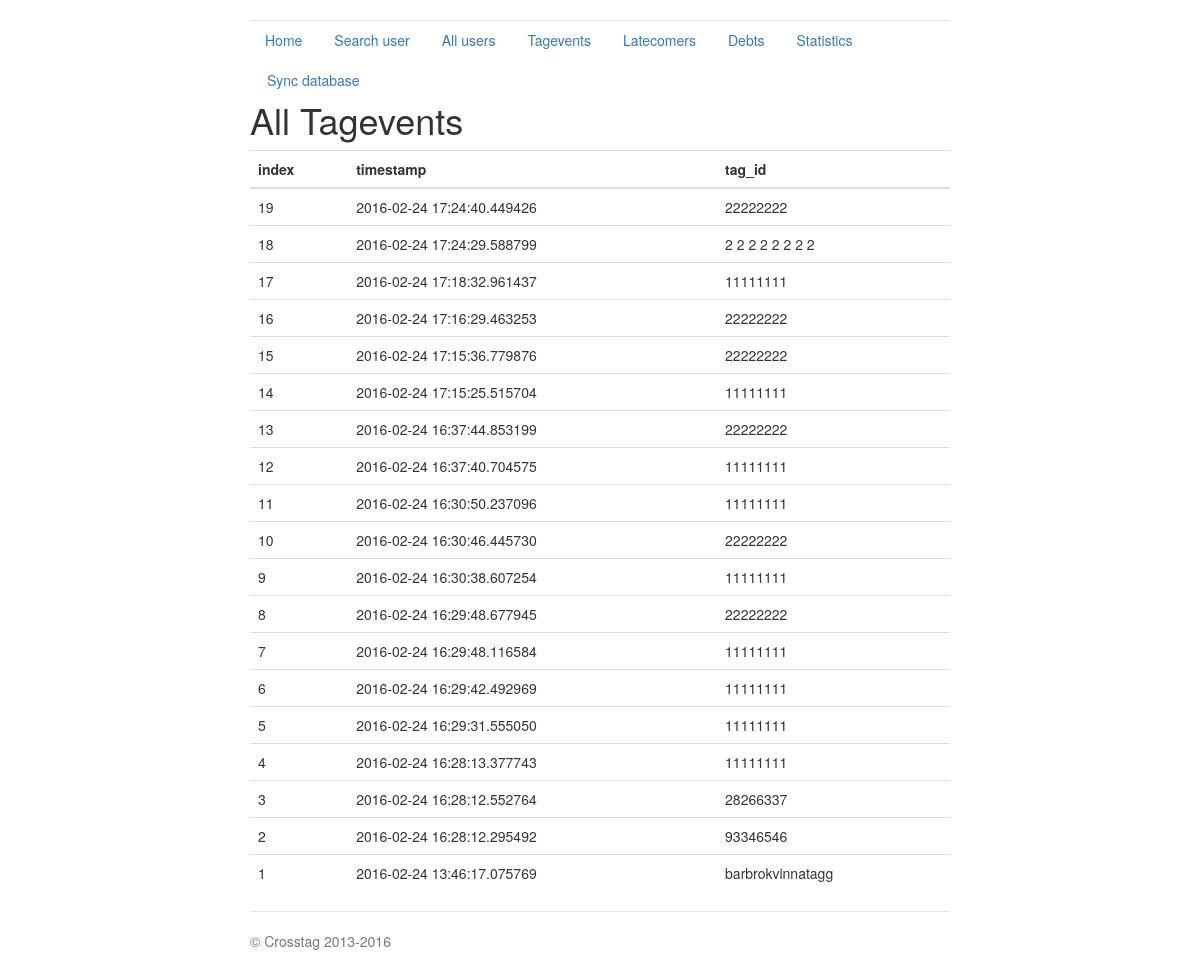
The page /all_tagevents on the database as committed earlier.
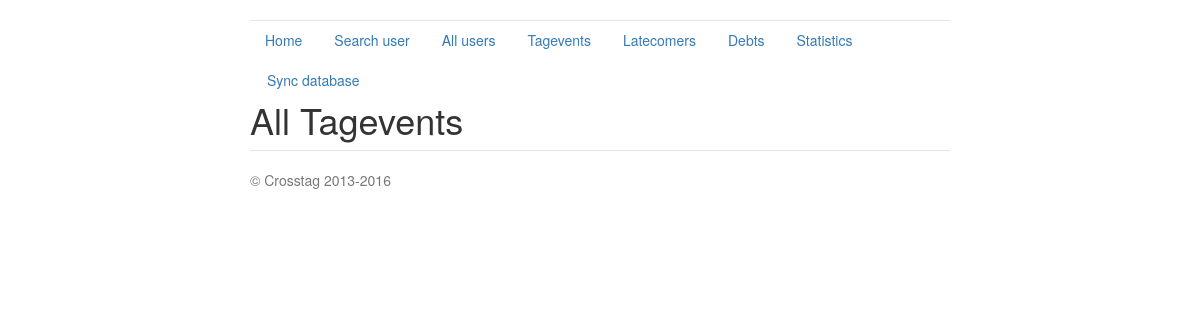
The same page on the database as committed later.
### crosstag_server.py (models this page shows, shortened)
class Tagevent(db.Model):
    index = db.Column(db.Integer, primary_key=True)
    tag_id = db.Column(db.String(20))
    timestamp = db.Column(db.DateTime)
    uid = db.Column(db.Integer, db.ForeignKey('user.index'))
    def dict(self):
        return {'index': self.index, 'timestamp': str(self.timestamp),
                'tag_id': self.tag_id, 'uid': self.uid}

### crosstag_server.py (the view)
@app.route('/all_tagevents', methods=['GET'])
def all_tagevents():
    ret = []
    events = Tagevent.query.all()
    for hit in events:
        js = hit.dict()
        ret.append(js)
    ret.reverse()
    return render_template('all_tagevents.html',
                           title='All Tagevents',
                           hits=ret)

### templates/all_tagevents.html (shortened to what this page needs)
{% extends "base.html" %}
{% block content %}
<h1>{{title}}</h1>
{% if hits %}
	<table class="table table-hover">
	<tbody>
		<thead>
			<tr>
				<th>index</th> <th>timestamp</th><th>tag_id</th>
			</tr>
		</thead>
				{% for hit in hits %}
				<tr>
					<td>{{hit.index}}</td> <td>{{hit.timestamp}}</td> <td>{{hit.tag_id}}</td>
				</tr>
				{% endfor %}
	</tbody>
	</table>
{% endif %}
{% endblock %}

Rows that differ between the two databases and show on the page:
removed Tagevent: index "19", timestamp "2016-02-24 17:24:40.449426", tag_id "22222222"
removed Tagevent: index "18", timestamp "2016-02-24 17:24:29.588799", tag_id "2 2 2 2 2 2 2 2"
removed Tagevent: index "17", timestamp "2016-02-24 17:18:32.961437", tag_id "11111111"
removed Tagevent: index "16", timestamp "2016-02-24 17:16:29.463253", tag_id "22222222"
removed Tagevent: index "15", timestamp "2016-02-24 17:15:36.779876", tag_id "22222222"
removed Tagevent: index "14", timestamp "2016-02-24 17:15:25.515704", tag_id "11111111"
removed Tagevent: index "13", timestamp "2016-02-24 16:37:44.853199", tag_id "22222222"
removed Tagevent: index "12", timestamp "2016-02-24 16:37:40.704575", tag_id "11111111"
removed Tagevent: index "11", timestamp "2016-02-24 16:30:50.237096", tag_id "11111111"
removed Tagevent: index "10", timestamp "2016-02-24 16:30:46.445730", tag_id "22222222"
removed Tagevent: index "9", timestamp "2016-02-24 16:30:38.607254", tag_id "11111111"
removed Tagevent: index "8", timestamp "2016-02-24 16:29:48.677945", tag_id "22222222"
removed Tagevent: index "7", timestamp "2016-02-24 16:29:48.116584", tag_id "11111111"
removed Tagevent: index "6", timestamp "2016-02-24 16:29:42.492969", tag_id "11111111"
removed Tagevent: index "5", timestamp "2016-02-24 16:29:31.555050", tag_id "11111111"
removed Tagevent: index "4", timestamp "2016-02-24 16:28:13.377743", tag_id "11111111"
removed Tagevent: index "3", timestamp "2016-02-24 16:28:12.552764", tag_id "28266337"
removed Tagevent: index "2", timestamp "2016-02-24 16:28:12.295492", tag_id "93346546"
removed Tagevent: index "1", timestamp "2016-02-24 13:46:17.075769", tag_id "barbrokvinnatagg"
Other text that changed with them:
text no longer shown: "index timestamp tag_id"
